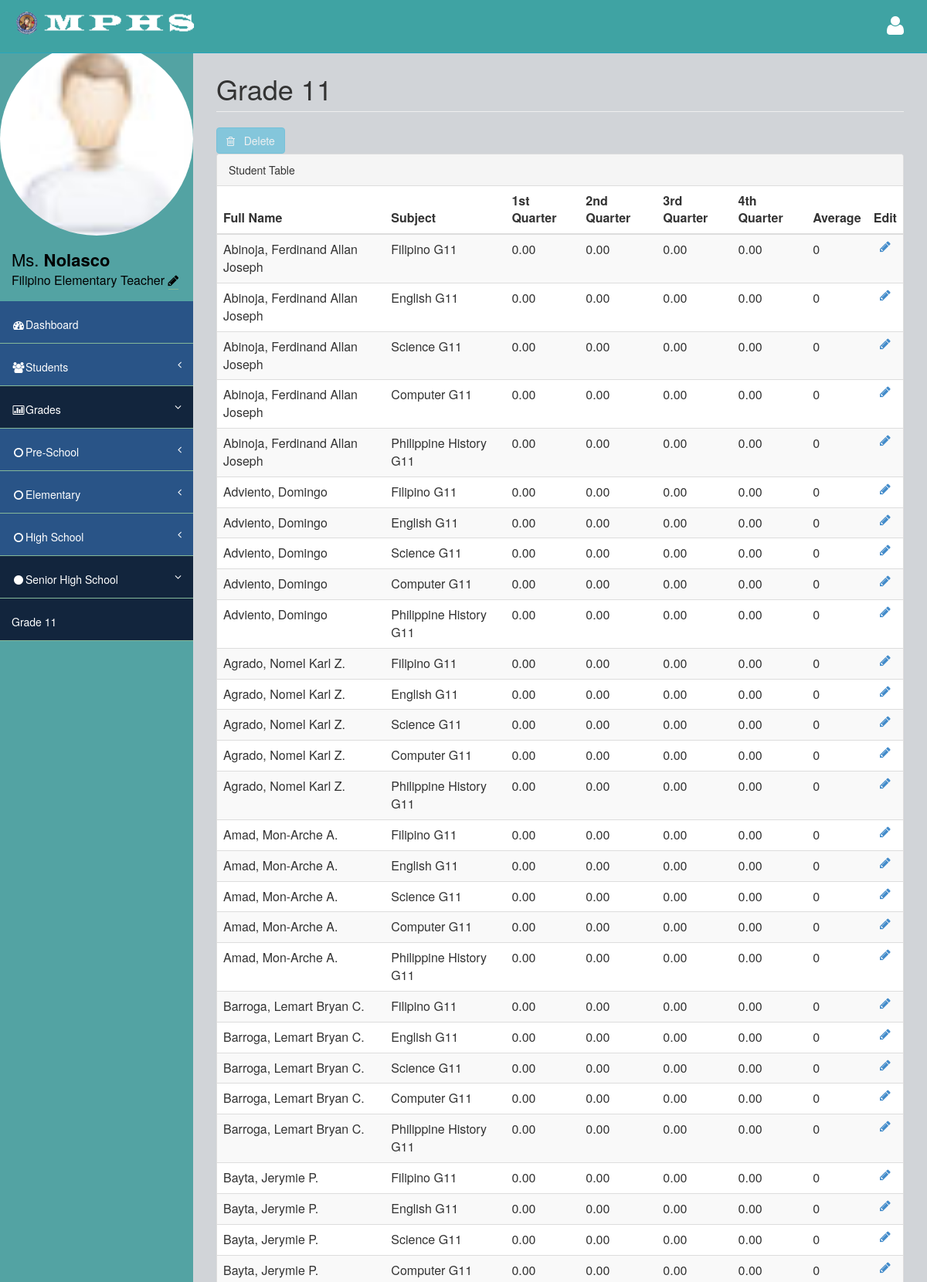
Page /Faculty/11_teacher_grades.php (signed in, upper part) on the committed database.
### tables this page shows
CREATE TABLE `faculty_tbl` (
  `fid` int(50) NOT NULL AUTO_INCREMENT,
  `id5` int(3) unsigned zerofill NOT NULL DEFAULT '002',
  `teacher_id` int(3) unsigned zerofill NOT NULL,
  `last_name` varchar(50) NOT NULL,
  `first_name` varchar(50) NOT NULL,
  `id4` int(3) unsigned zerofill NOT NULL DEFAULT '005',
  `subject_id` int(3) unsigned zerofill NOT NULL,
  `id3` int(3) unsigned zerofill NOT NULL DEFAULT '006',
  `section_id` int(3) unsigned zerofill NOT NULL,
  `user_name` varchar(50) NOT NULL,
  `user_email` varchar(50) NOT NULL,
  `user_pass` varchar(50) NOT NULL,
  `dec_pass` varchar(50) NOT NULL,
  `user_pic` varchar(255) NOT NULL DEFAULT 'user.jpg',
  `user_bio` varchar(255) NOT NULL,
  `date` date NOT NULL,
  `time` time NOT NULL,
  `hr` varchar(2) NOT NULL,
  `date2` date NOT NULL,
  `time2` time NOT NULL,
  `hr2` varchar(2) NOT NULL,
  PRIMARY KEY (`fid`,`teacher_id`)
);

CREATE TABLE `grade_tbl` (
  `gid` int(50) NOT NULL AUTO_INCREMENT,
  `id` int(3) unsigned zerofill NOT NULL DEFAULT '007',
  `grade_id` int(3) unsigned zerofill NOT NULL,
  `id3` int(3) unsigned zerofill NOT NULL DEFAULT '006',
  `section_id` int(3) unsigned zerofill NOT NULL,
  `id4` int(3) unsigned zerofill NOT NULL DEFAULT '005',
  `subject_id` int(3) unsigned zerofill NOT NULL,
  `1stQA` double(5,2) NOT NULL,
  `2ndQA` double(5,2) NOT NULL,
  `3rdQA` double(5,2) NOT NULL,
  `4thQA` double(5,2) NOT NULL,
  PRIMARY KEY (`gid`)
);

### Faculty/11_teacher_grades.php (the view, shortened to what this page needs)
<?php
include('check.php');
?>
<!DOCTYPE html>
<html>
<head>
	<?php include('link.php'); ?>
</head>
<body>
    <div id="wrapper">
        <nav class="navbar navbar-default navbar-fixed-top" role="navigation" id="navbar">
            <div class="navbar-header">
                <a class="navbar-brand" href="teacher.php"><img src="../images/ico/android-icon-48x48.png" alt="logo"><img src="../images/logo.png" alt="logo"></a>
            </div>
            <ul class="nav navbar-top-links navbar-right">
                <li class="dropdown">
                    <a class="dropdown-toggle" data-toggle="dropdown" href="#">
                        <i class="fa fa-user fa-2x"></i>
                    </a>
                </li>
            </ul>
        </nav>
        <nav class="navbar-default navbar-static-side" role="navigation">
            <div class="sidebar-collapse">
                <ul class="nav" id="side-menu">
                    <li>
                        <div class="user-section">
                            <?php
							$sql = "SELECT * FROM faculty_tbl WHERE user_email='".$_SESSION["user_email"]."'";
							$result = $conn->query($sql);
								if ($result->num_rows > 0) {
									while($row = $result->fetch_assoc())
									{
										?>
										<img src="../uploads/<?php echo $row['user_pic'];?>" alt="" width=250 height=250 style="border-radius: 50%;"/>
										<?php
									}
								}
							?>
                            <div class="user-info">
                                <div><?php
								$sql = "SELECT * FROM faculty_tbl where user_email='".$_SESSION["user_email"]."'";
								$result = $conn->query($sql);
								if ($result->num_rows > 0) {
									while($row = $result->fetch_assoc())
									{
									echo $row['first_name'];
									echo "<strong>".$row['last_name']."</strong>";
									echo "<br>";
									echo "<font size=3>";
									echo $row['user_bio'];
									?>
									<a href="user_settings.php">
									<font color=black>
										<i class="fa fa-pencil"></i>
									</font>
									</a>
									<?php
									echo "</font>";
									}
								}
							?></div>
                            </div>
                        </div>
                    </li>
                    <li>
                        <a href="teacher.php"><i class="fa fa-dashboard fa-fw"></i>Dashboard</a>
                    </li>
                    <li>
                        <a href="#"><i class="fa fa-users fa-fw"></i>Students<span class="fa arrow"></span></a>
                    </li>
                    <li class="active selected a">
                        <a href="#"><i class="fa fa-bar-chart-o fa-fw"></i>Grades<span class="fa arrow"></span></a>
                        <ul class="nav nav-second-level">
                            <li>
                                <a href="#"><i class="fa fa-circle-o fa-fw"></i>Pre-School<span class="fa arrow"></span></a>
                            </li>
                            <li>
                                <a href="#"><i class="fa fa-circle-o fa-fw"></i>Elementary<span class="fa arrow"></span></a>
                            </li>
                            <li>
                                <a href="#"><i class="fa fa-circle-o fa-fw"></i>High School<span class="fa arrow"></span></a>
                            </li>
                            <li class="active selected a">
                                <a href="#"><i class="fa fa-circle fa-fw"></i>Senior High School<span class="fa arrow"></span></a>
                                <ul class="nav nav-second-level">
                                    <li class="selected a">
                                        <a href="11_teacher_grades.php">Grade 11</a>
                                    </li>
                                </ul>
                            </li>
                        </ul>
                    </li>
                </ul>
            </div>
        </nav>
        <div id="page-wrapper">
            <div class="row">
                <div class="col-lg-12">
                    <h1 class="page-header">Grade 11</h1>
                </div>
            </div>
			<button class="btn btn-info" type="button" name="btn_delselc" disabled="disabled"> <span class="fa fa-trash-o"></span> &nbsp; Delete</button>
            <div class="row">
                <div class="col-lg-12">
                    <div class="panel panel-default">
                        <div class="panel-heading">
                             Student Table
                        </div>
		<div class="content-loader">
		<table cellspacing="0" width="100%" id="example" class="table table-striped table-hover table-responsive">
        <thead>
        <tr>
        <th>Full Name</th>
        <th>Subject</th>
        <th>1st Quarter</th>
        <th>2nd Quarter</th>
        <th>3rd Quarter</th>
        <th>4th Quarter</th>
		<th>Average</th>
        <th>Edit</th>
        </tr>
        </thead>
        <tbody>
        <?php
        require_once 'connection.php';
        $stmt = $db_con->prepare("SELECT DISTINCT b.gid,b.subject_id,d.subject,a.last_name,a.first_name,b.1stQA,b.2ndQA,b.3rdQA,b.4thQA FROM stud_grade_tbl AS a INNER JOIN grade_tbl AS b LEFT JOIN faculty_tbl AS c ON c.subject_id=b.subject_id LEFT JOIN subject_tbl AS d ON d.subject_id=b.subject_id && b.subject_id = d.subject_id WHERE b.grade_id=a.grade_id && a.section_id = '013' ORDER BY b.gid");
        $stmt->execute();
        while($row=$stmt->fetch(PDO::FETCH_ASSOC))
        {
            ?>
            <tr>
            <td><?php echo $row['last_name'].", ".$row['first_name']; ?></td>
            <td><?php echo $row['subject']; ?></td>
            <td><?php echo $row['1stQA']; ?></td>
            <td><?php echo $row['2ndQA']; ?></td>
            <td><?php echo $row['3rdQA']; ?></td>
            <td><?php echo $row['4thQA']; ?></td>
			<td><?php echo ($row['1stQA'] + $row['2ndQA'] + $row['3rdQA'] + $row['4thQA']) / 4?></td>
            <td align="center">
            <a id="<?php echo $row['gid']; ?>" class="edit-link" href="#" title="Edit">
            <i class="fa fa-pencil"></i>
            </a></td>
			</tr>
			<?php
		}
		?>
        </tbody>
		</table>
		</div>
        </div>
        </div>
        </div>
        </div>
</body>
</html>

### assets/css/style.css (style rules this page uses)
body { background-color: #f8f8f8; }
#wrapper { width: 100%; margin-top: 55px!important; background-color:#53a3a3; }
#page-wrapper { padding: 0 15px; min-height: 568px; background-color:rgb(209, 212, 216); }
.navbar-static-side ul li { background-color:#295487; !important; }
.navbar-top-links li { display: inline-block; }
.navbar-top-links li:last-child { margin-right: 15px; }
.navbar-top-links li a { padding: 20px; min-height: 50px; }
.arrow { float: right; }
.fa.arrow:before { content: "\f104"; }
.active > a > .fa.arrow:before { content: "\f107"; }
.selected.a { background-color: #12253d; }
.active.selected.a { background-color: #12253d; }
.nav-second-level li, .nav-third-level li { border-bottom: none !important; }
.nav-second-level li a { padding-left: 37px; }
@media (min-width:768px) { .navbar-static-side { z-index: 1; position: absolute; width: 250px; } }

### assets/css/main-style.css (style rules this page uses)
.user-info { display: block; color:#000!important; display: inline-block; padding: 15px; margin-bottom: 0px }
.navbar-top-links > li > a { color: #FFFFFF; }
.nav > li > a { padding: 20px 15px; }
#side-menu { background-color:#04B173; }
#side-menu a { color:#fff; border-bottom: 1px solid #84B899 !important; height: 55px; }
.selected { background-color:rgb(83, 163, 163); }
#navbar { background-color:rgb(63, 163, 163); }
.navbar-brand { padding-left:20px; }
.navbar-brand img { height:30px; }
.navbar-default { border-color: #27A6BE; }
@media (min-width:768px) { #page-wrapper { position: inherit; margin: 0 0 0 250px; padding: 0 30px; min-height: 1000px; } }

### Faculty/link.php (style rules this page uses)
.user-section { font-size:22px; background-color:rgb(83, 163, 163); }

### rows in the picture
faculty_tbl: user_pic (placeholder picture), first_name "Ms.", last_name "Nolasco", user_bio "Filipino Elementary Teacher"
grade_tbl: last_name "Abinoja", first_name "Ferdinand Allan Joseph", subject "Filipino G11", 1stQA "0.00", 2ndQA "0.00", 3rdQA "0.00", 4thQA "0.00", ($row['1stQA'] + $row['2ndQA'] + $row['3rdQA'] + $row['4thQA']) / 4 "0"
grade_tbl: last_name "Abinoja", first_name "Ferdinand Allan Joseph", subject "English G11", 1stQA "0.00", 2ndQA "0.00", 3rdQA "0.00", 4thQA "0.00", ($row['1stQA'] + $row['2ndQA'] + $row['3rdQA'] + $row['4thQA']) / 4 "0"
grade_tbl: last_name "Abinoja", first_name "Ferdinand Allan Joseph", subject "Science G11", 1stQA "0.00", 2ndQA "0.00", 3rdQA "0.00", 4thQA "0.00", ($row['1stQA'] + $row['2ndQA'] + $row['3rdQA'] + $row['4thQA']) / 4 "0"
grade_tbl: last_name "Abinoja", first_name "Ferdinand Allan Joseph", subject "Computer G11", 1stQA "0.00", 2ndQA "0.00", 3rdQA "0.00", 4thQA "0.00", ($row['1stQA'] + $row['2ndQA'] + $row['3rdQA'] + $row['4thQA']) / 4 "0"
grade_tbl: last_name "Abinoja", first_name "Ferdinand Allan Joseph", subject "Philippine History G11", 1stQA "0.00", 2ndQA "0.00", 3rdQA "0.00", 4thQA "0.00", ($row['1stQA'] + $row['2ndQA'] + $row['3rdQA'] + $row['4thQA']) / 4 "0"
grade_tbl: last_name "Adviento", first_name "Domingo", subject "Filipino G11", 1stQA "0.00", 2ndQA "0.00", 3rdQA "0.00", 4thQA "0.00", ($row['1stQA'] + $row['2ndQA'] + $row['3rdQA'] + $row['4thQA']) / 4 "0"
grade_tbl: last_name "Adviento", first_name "Domingo", subject "English G11", 1stQA "0.00", 2ndQA "0.00", 3rdQA "0.00", 4thQA "0.00", ($row['1stQA'] + $row['2ndQA'] + $row['3rdQA'] + $row['4thQA']) / 4 "0"
grade_tbl: last_name "Adviento", first_name "Domingo", subject "Science G11", 1stQA "0.00", 2ndQA "0.00", 3rdQA "0.00", 4thQA "0.00", ($row['1stQA'] + $row['2ndQA'] + $row['3rdQA'] + $row['4thQA']) / 4 "0"
grade_tbl: last_name "Adviento", first_name "Domingo", subject "Computer G11", 1stQA "0.00", 2ndQA "0.00", 3rdQA "0.00", 4thQA "0.00", ($row['1stQA'] + $row['2ndQA'] + $row['3rdQA'] + $row['4thQA']) / 4 "0"
grade_tbl: last_name "Adviento", first_name "Domingo", subject "Philippine History G11", 1stQA "0.00", 2ndQA "0.00", 3rdQA "0.00", 4thQA "0.00", ($row['1stQA'] + $row['2ndQA'] + $row['3rdQA'] + $row['4thQA']) / 4 "0"
grade_tbl: last_name "Agrado", first_name "Nomel Karl Z.", subject "Filipino G11", 1stQA "0.00", 2ndQA "0.00", 3rdQA "0.00", 4thQA "0.00", ($row['1stQA'] + $row['2ndQA'] + $row['3rdQA'] + $row['4thQA']) / 4 "0"
grade_tbl: last_name "Agrado", first_name "Nomel Karl Z.", subject "English G11", 1stQA "0.00", 2ndQA "0.00", 3rdQA "0.00", 4thQA "0.00", ($row['1stQA'] + $row['2ndQA'] + $row['3rdQA'] + $row['4thQA']) / 4 "0"
grade_tbl: last_name "Agrado", first_name "Nomel Karl Z.", subject "Science G11", 1stQA "0.00", 2ndQA "0.00", 3rdQA "0.00", 4thQA "0.00", ($row['1stQA'] + $row['2ndQA'] + $row['3rdQA'] + $row['4thQA']) / 4 "0"
grade_tbl: last_name "Agrado", first_name "Nomel Karl Z.", subject "Computer G11", 1stQA "0.00", 2ndQA "0.00", 3rdQA "0.00", 4thQA "0.00", ($row['1stQA'] + $row['2ndQA'] + $row['3rdQA'] + $row['4thQA']) / 4 "0"
grade_tbl: last_name "Agrado", first_name "Nomel Karl Z.", subject "Philippine History G11", 1stQA "0.00", 2ndQA "0.00", 3rdQA "0.00", 4thQA "0.00", ($row['1stQA'] + $row['2ndQA'] + $row['3rdQA'] + $row['4thQA']) / 4 "0"
grade_tbl: last_name "Amad", first_name "Mon-Arche A.", subject "Filipino G11", 1stQA "0.00", 2ndQA "0.00", 3rdQA "0.00", 4thQA "0.00", ($row['1stQA'] + $row['2ndQA'] + $row['3rdQA'] + $row['4thQA']) / 4 "0"
grade_tbl: last_name "Amad", first_name "Mon-Arche A.", subject "English G11", 1stQA "0.00", 2ndQA "0.00", 3rdQA "0.00", 4thQA "0.00", ($row['1stQA'] + $row['2ndQA'] + $row['3rdQA'] + $row['4thQA']) / 4 "0"
grade_tbl: last_name "Amad", first_name "Mon-Arche A.", subject "Science G11", 1stQA "0.00", 2ndQA "0.00", 3rdQA "0.00", 4thQA "0.00", ($row['1stQA'] + $row['2ndQA'] + $row['3rdQA'] + $row['4thQA']) / 4 "0"
grade_tbl: last_name "Amad", first_name "Mon-Arche A.", subject "Computer G11", 1stQA "0.00", 2ndQA "0.00", 3rdQA "0.00", 4thQA "0.00", ($row['1stQA'] + $row['2ndQA'] + $row['3rdQA'] + $row['4thQA']) / 4 "0"
grade_tbl: last_name "Amad", first_name "Mon-Arche A.", subject "Philippine History G11", 1stQA "0.00", 2ndQA "0.00", 3rdQA "0.00", 4thQA "0.00", ($row['1stQA'] + $row['2ndQA'] + $row['3rdQA'] + $row['4thQA']) / 4 "0"
grade_tbl: last_name "Barroga", first_name "Lemart Bryan C.", subject "Filipino G11", 1stQA "0.00", 2ndQA "0.00", 3rdQA "0.00", 4thQA "0.00", ($row['1stQA'] + $row['2ndQA'] + $row['3rdQA'] + $row['4thQA']) / 4 "0"
grade_tbl: last_name "Barroga", first_name "Lemart Bryan C.", subject "English G11", 1stQA "0.00", 2ndQA "0.00", 3rdQA "0.00", 4thQA "0.00", ($row['1stQA'] + $row['2ndQA'] + $row['3rdQA'] + $row['4thQA']) / 4 "0"
grade_tbl: last_name "Barroga", first_name "Lemart Bryan C.", subject "Science G11", 1stQA "0.00", 2ndQA "0.00", 3rdQA "0.00", 4thQA "0.00", ($row['1stQA'] + $row['2ndQA'] + $row['3rdQA'] + $row['4thQA']) / 4 "0"
grade_tbl: last_name "Barroga", first_name "Lemart Bryan C.", subject "Computer G11", 1stQA "0.00", 2ndQA "0.00", 3rdQA "0.00", 4thQA "0.00", ($row['1stQA'] + $row['2ndQA'] + $row['3rdQA'] + $row['4thQA']) / 4 "0"
grade_tbl: last_name "Barroga", first_name "Lemart Bryan C.", subject "Philippine History G11", 1stQA "0.00", 2ndQA "0.00", 3rdQA "0.00", 4thQA "0.00", ($row['1stQA'] + $row['2ndQA'] + $row['3rdQA'] + $row['4thQA']) / 4 "0"
grade_tbl: last_name "Bayta", first_name "Jerymie P.", subject "Filipino G11", 1stQA "0.00", 2ndQA "0.00", 3rdQA "0.00", 4thQA "0.00", ($row['1stQA'] + $row['2ndQA'] + $row['3rdQA'] + $row['4thQA']) / 4 "0"
grade_tbl: last_name "Bayta", first_name "Jerymie P.", subject "English G11", 1stQA "0.00", 2ndQA "0.00", 3rdQA "0.00", 4thQA "0.00", ($row['1stQA'] + $row['2ndQA'] + $row['3rdQA'] + $row['4thQA']) / 4 "0"
grade_tbl: last_name "Bayta", first_name "Jerymie P.", subject "Science G11", 1stQA "0.00", 2ndQA "0.00", 3rdQA "0.00", 4thQA "0.00", ($row['1stQA'] + $row['2ndQA'] + $row['3rdQA'] + $row['4thQA']) / 4 "0"
grade_tbl: last_name "Bayta", first_name "Jerymie P.", subject "Computer G11", 1stQA "0.00", 2ndQA "0.00", 3rdQA "0.00", 4thQA "0.00", ($row['1stQA'] + $row['2ndQA'] + $row['3rdQA'] + $row['4thQA']) / 4 "0"
